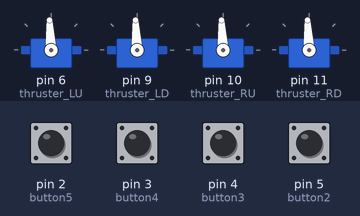
This sketch was run on a simulated Arduino Uno, built with avr-gcc and run on an emulated ATmega328P. Parts: 4 × servo. The test bench sets the inputs (shaded band); at power-on: pin 2 (button5), pin 3 (button4), pin 4 (button3), pin 5 (button2) HIGH. What the sketch prints to the serial monitor is not drawn.

Above: at 1.7 s.
1.8 s: pin 3 (button4) pulled LOW for 0.15 s
3.6 s: pin 2 (button5) pulled LOW for 0.15 s
5.4 s: pin 4 (button3) pulled LOW for 0.15 s
At 5.55 s:
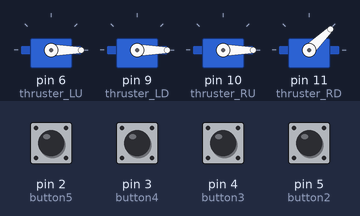
7.2 s: pin 5 (button2) pulled LOW for 0.15 s
9.0 s: pin 2 (button5) pulled LOW for 1 s
At 9.8 s:
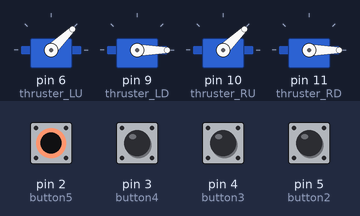
13.0 s: pin 3 (button4) pulled LOW for 1 s
At 13.4 s:
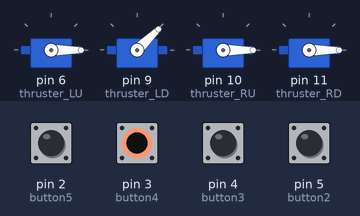
Timing chart, 0 to 36.6 s (numbered marks = the images above; inputs shaded):
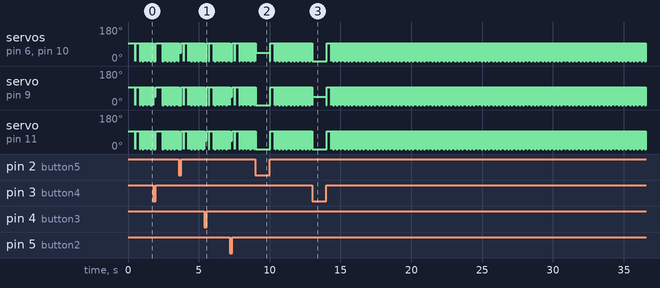

Measured:
- by itself, servo on pin 6 (thruster_LU), servo on pin 10 (thruster_RU), servo on pin 11 (thruster_RD): repeats every 0.06 s: 0° 0.02 s, 93° 0.05 s
- by itself, servo on pin 9 (thruster_LD): moves between 0° and 93°, repeating every 7.3 s

The sketch:

ThrusterControl.ino
```cpp
#include <Servo.h>
Servo thruster_LU;    //电机控制变量
Servo thruster_LD;
Servo thruster_RU;
Servo thruster_RD;

// const int button1 = 8;    // UP black-orange
const int button2 = 5;    // FORWARD purple
const int button3 = 4;    // LEFT orange
const int button4 = 3;    // RIGHT black-yellow
const int button5 = 2;    // UP white

// HIGH: OPEN CIRCUIT; lOW: CLOSE CIRCUIT
int lastButtonState1 = HIGH;
int lastButtonState2 = HIGH;
int lastButtonState3 = HIGH;
int lastButtonState4 = HIGH;
int lastButtonState5 = HIGH;

int value1;    //LU
int value2;    //LD
int value3;    //RU
int value4 = 1000;    //RD

void setup() {
    Serial.begin(9600);

    // INPUT
    // pinMode(button1, INPUT_PULLUP);
    pinMode(button2, INPUT_PULLUP);
    pinMode(button3, INPUT_PULLUP);
    pinMode(button4, INPUT_PULLUP);
    pinMode(button5, INPUT_PULLUP);

    thruster_LU.attach(6);    //GREEN
    thruster_LD.attach(9);    //YELLOW
    thruster_RU.attach(10);    //BLUE
    thruster_RD.attach(11);    //RED

    thruster_LU.writeMicroseconds(1500);
    thruster_LD.writeMicroseconds(1500);
    thruster_RU.writeMicroseconds(1500);
    thruster_RD.writeMicroseconds(1500);
    delay(500);
}

void loop() {
  // while(Serial.available() > 0)
  // {
  //   value1 = Serial.parseInt();    //接收串口发来的整型数据
  //   value2 = Serial.parseInt();
  //   value3 = Serial.parseInt();
  //   value4 = Serial.parseInt();
  // }

    int buttonValue2 = digitalRead(button2);
    int buttonValue3 = digitalRead(button3);
    int buttonValue4 = digitalRead(button4);
    int buttonValue5 = digitalRead(button5);

    if (buttonValue5 == LOW) {
        // Serial.println("Up button pressed");
        // delay(500);
        value1=1000;
        // delay(500);
        value3=1000;
    } else if (buttonValue2 == LOW) {
        // Serial.println("Forward button pressed");
        // delay(500);
        value2=1000;
        // delay(500);
        value4=1000;
    } else if (buttonValue3 == LOW) {
        // Serial.println("Left button pressed");
        // delay(500);
        value4=1000;
    } else if (buttonValue4 == LOW) {
        // Serial.println("Right button pressed");
        // delay(500);
        value2=1000;
    } else {
      thruster_LU.writeMicroseconds(1500);
      thruster_RU.writeMicroseconds(1500);
      thruster_LD.writeMicroseconds(1500);
      thruster_RD.writeMicroseconds(1500);
      value1=500;
      value2=500;
      value3=500;
      value4=500;
    }

    Serial.println(value2);
    thruster_LU.writeMicroseconds(value1);
    thruster_LD.writeMicroseconds(value2);
    thruster_RU.writeMicroseconds(value3);
    thruster_RD.writeMicroseconds(value4);
}

// void controlThrusters(int LU, int LD, int RU, int RD) {
//     // UPDATE THRUSTER STATE
//     thruster_LU_state = LU;
//     thruster_LD_state = LD;
//     thruster_RU_state = RU;
//     thruster_RD_state = RD;

//     digitalWrite(thruster_LU, thruster_LU_state);
//     digitalWrite(thruster_LD, thruster_LD_state);
//     digitalWrite(thruster_RU, thruster_RU_state);
//     digitalWrite(thruster_RD, thruster_RD_state);
// }


// void loop() {
//     int reading1 = digitalRead(button1);
//     int reading2 = digitalRead(button2);
//     int reading3 = digitalRead(button3);
//     int reading4 = digitalRead(button4);

//       if (reading1 == LOW && lastButtonState1 == HIGH) {
//           Serial.println("Up button pressed");
//           controlThrusters(HIGH, LOW, HIGH, LOW);
//       } else if (reading1 == HIGH && lastButtonState1 == LOW) {
//           Serial.println("Up button released");
//           controlThrusters(LOW, LOW, LOW, LOW);
//       }

//       if (reading2 == LOW && lastButtonState2 == HIGH) {
//           Serial.println("Down button pressed");
//           controlThrusters(LOW, HIGH, LOW, HIGH);
//       } else if (reading2 == HIGH && lastButtonState2 == LOW) {
//           Serial.println("Down button released");
//           controlThrusters(LOW, LOW, LOW, LOW);
//       }

//       if (reading3 == LOW && lastButtonState3 == HIGH) {
//           Serial.println("Left button pressed");
//           controlThrusters(LOW, LOW, LOW, HIGH);
//       } else if (reading3 == HIGH && lastButtonState3 == LOW) {
//           Serial.println("Left button released");
//           controlThrusters(LOW, LOW, LOW, LOW);
//       }

//       if (reading4 == LOW && lastButtonState4 == HIGH) {
//           Serial.println("Right button pressed");
//           controlThrusters(LOW, HIGH, LOW, LOW);
//       } else if (reading4 == HIGH && lastButtonState4 == LOW) {
//           Serial.println("Right button released");
//           controlThrusters(LOW, LOW, LOW, LOW);
//       }

//     lastButtonState1 = reading1;
//     lastButtonState2 = reading2;
//     lastButtonState3 = reading3;
//     lastButtonState4 = reading4;
// }
```
